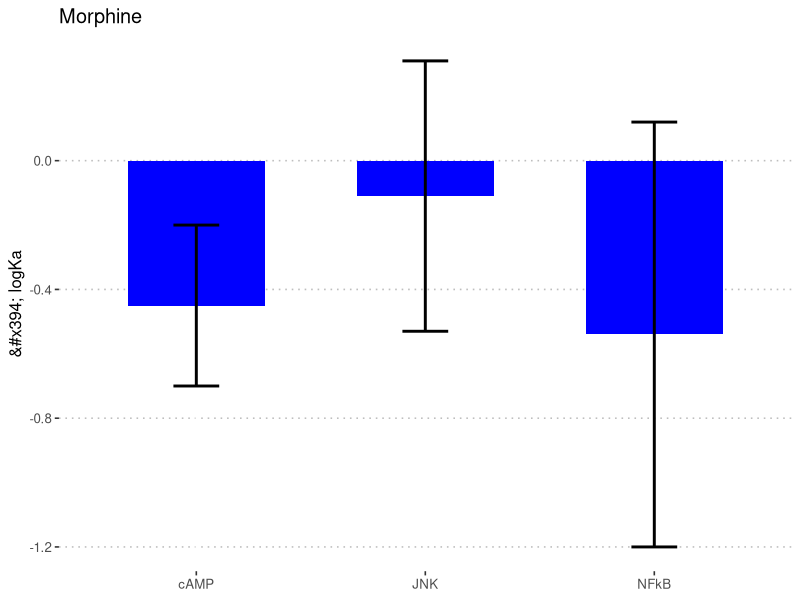
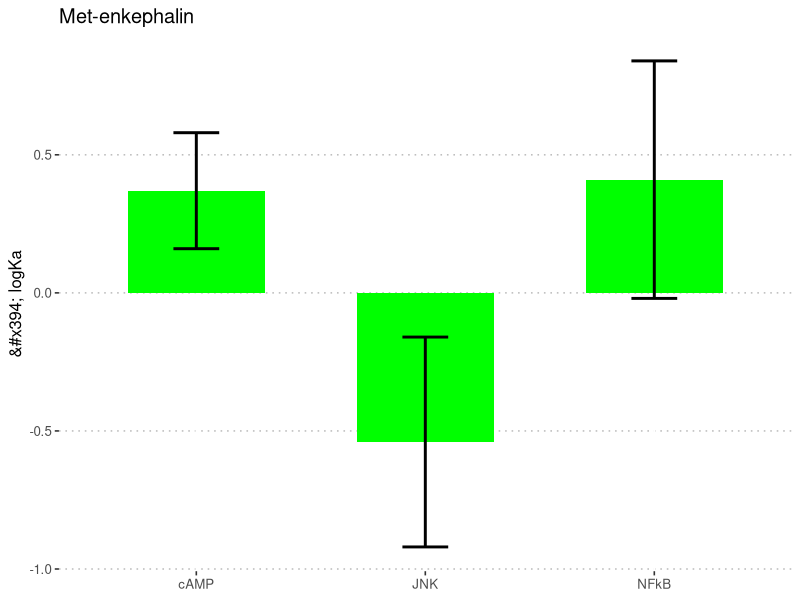
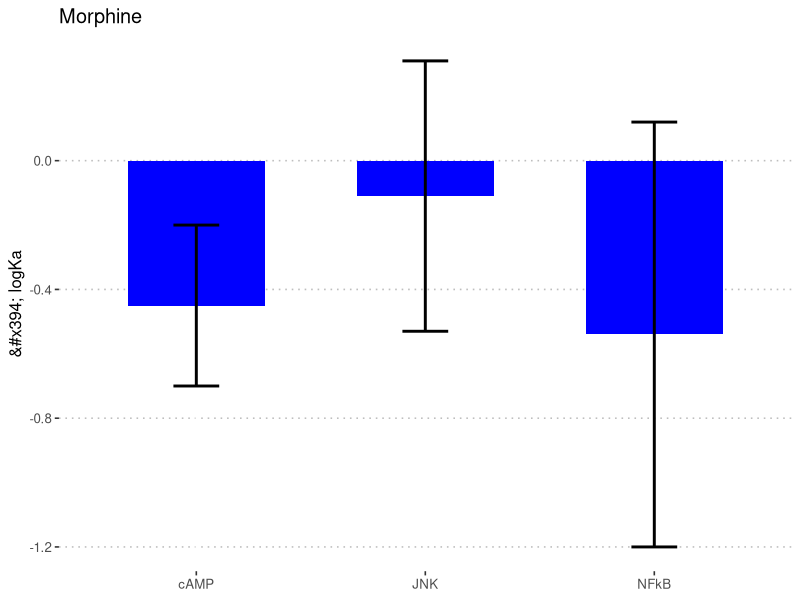
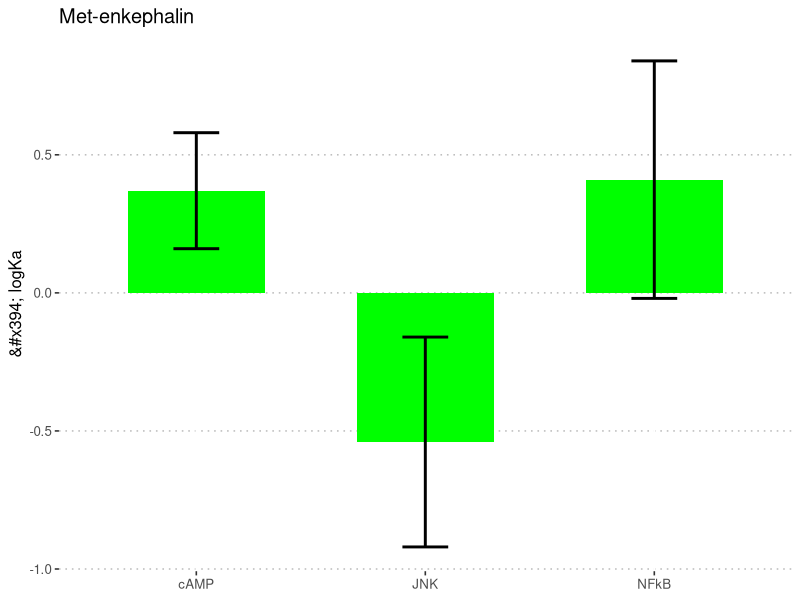

R code for these plots, in order:
## ---- chunk 1
# Barplots of ΔlogKa
library(tidyverse)
library(ggpubr)
library(ggthemes)

# Import deltalog data
df <- as.data.frame(read.csv(file = "data/deltalogka.csv", header = TRUE, sep = ","))

# columns
cols <- c("Morphine", "Met.enkephalin", "endomorphin.1", "b.endorphin", "TRV130")

# Filter data fram by only human data
humandf <- dplyr::filter(df, grepl("Human", X))

# Filter data fram by only monkey data
mmdf <- dplyr::filter(df, grepl("Monkey", X))

# Monkey Morphine Plot
ggplot(mmdf, aes(x = X, y = Morphine)) + geom_bar(position = position_dodge(.01), width = 0.6, stat = "identity", fill = "blue") +
  geom_errorbar(aes(ymin = Morphine - Morphine.SEM, ymax = Morphine + Morphine.SEM), width = .2, color = "black", size = 1, position = position_dodge(.4)) +
  scale_x_discrete(labels = c(
    "Monkey cAMP" = "cAMP", "Monkey JNK" = "JNK",
    "Monkey NFkB" = "NFkB"
  )) +
  theme(
    panel.grid.major = element_blank(), panel.grid.minor = element_blank(),
    panel.background = element_blank()
  ) + ggtitle("Morphine") +
  xlab(NULL) + ylab("&#x394; logKa") + theme_pubclean()

ggsave("output/monkey_morphine.tiff", device = "tiff")

# Monkey Metenkephalin Plot
ggplot(mmdf, aes(x = mmdf$X, y = mmdf$Met.enkephalin)) + geom_bar(position = position_dodge(.01), width = 0.6, stat = "identity", fill = "green") +
  geom_errorbar(aes(ymin = Met.enkephalin - Met.enkephalin.SEM, ymax = Met.enkephalin + Met.enkephalin.SEM), width = .2, color = "black", size = 1, position = position_dodge(.4)) +
  scale_x_discrete(labels = c(
    "Monkey cAMP" = "cAMP", "Monkey JNK" = "JNK",
    "Monkey NFkB" = "NFkB"
  )) +
  theme(
    panel.grid.major = element_blank(), panel.grid.minor = element_blank(),
    panel.background = element_blank()
  ) + ggtitle("Met-enkephalin") +
  xlab(NULL) + ylab("&#x394; logKa") + theme_pubclean()

ggsave("output/monkey_metenkephalin.tiff", device = "tiff")

